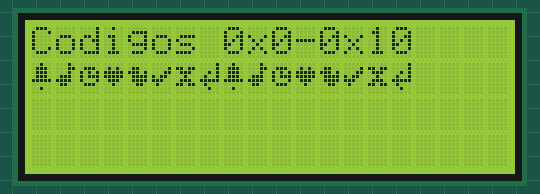
Simulated run of this sketch. Board: Arduino Uno, built with avr-gcc and run on an emulated ATmega328P. On the bench: 20×4 character LCD.

Above: at 0.3 s.
At 5.4 s:
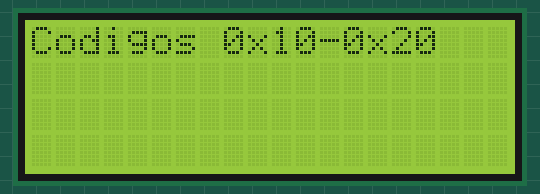
At 10.4 s:
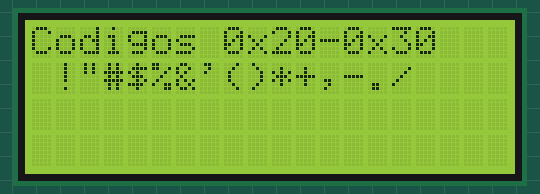
At 15.4 s:
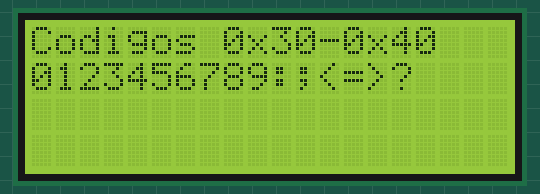
At 25.5 s:
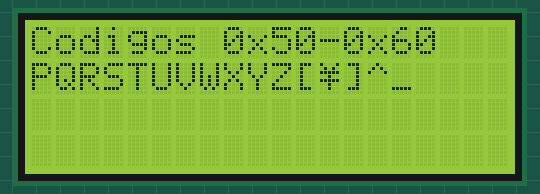
At 35.6 s:
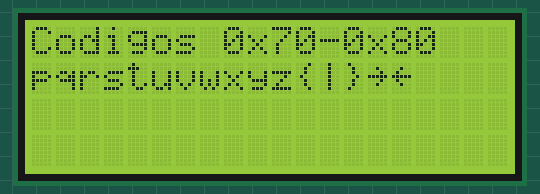

Measured:
- what the display in image 1 shows lasts 5.0 s, from 5.3 s to 10.3 s

The sketch:

CaracterEspecial.ino
```cpp
//Compatible con  Arduino IDE 1.0
//Version:1.1
#include <Wire.h>
#include <LiquidCrystal_I2C.h>

LiquidCrystal_I2C lcd(0x3f,20,4);  // Configura la direccion del LCD  0x3f, que fue la direccion encontrada por el escaner I2C, paraeste display de 20 caracteres y 4 lineas.

uint8_t bell[8]  = {0x4,0xe,0xe,0xe,0x1f,0x0,0x4};
uint8_t note[8]  = {0x2,0x3,0x2,0xe,0x1e,0xc,0x0};
uint8_t clock[8] = {0x0,0xe,0x15,0x17,0x11,0xe,0x0};
uint8_t heart[8] = {0x0,0xa,0x1f,0x1f,0xe,0x4,0x0};
uint8_t duck[8]  = {0x0,0xc,0x1d,0xf,0xf,0x6,0x0};
uint8_t check[8] = {0x0,0x1,0x3,0x16,0x1c,0x8,0x0};
uint8_t cross[8] = {0x0,0x1b,0xe,0x4,0xe,0x1b,0x0};
uint8_t retarrow[8] = {  0x1,0x1,0x5,0x9,0x1f,0x8,0x4};
void setup () {

   // Inicializa el puerto serial:
  Serial.begin(9600);
  lcd.init();      // Inicializa el lcd
  lcd.init();
  // Imprime el mensaje.
  lcd.backlight();
  lcd.setCursor(2,0);
  lcd.print("Icce Electronica!");
  lcd.setCursor(2,1);
  lcd.print("Version 1.1 2018");
  lcd.setCursor(2,3);
  lcd.print("cchhava@gmail.com");


   lcd.clear();
  // lcd.backlight();
  //   lcd.setBacklightPin(3);
   //  lcd.setBacklight(1);

   lcd.createChar(0, bell);
   lcd.createChar(1, note);
   lcd.createChar(2, clock);
   lcd.createChar(3, heart);
   lcd.createChar(4, duck);
   lcd.createChar(5, check);
   lcd.createChar(6, cross);
   lcd.createChar(7, retarrow);
  }

// display all keycodes
void displayKeyCodes(void) {
  uint8_t i = 0;
  while (1) {
    lcd.clear();
    lcd.print("Codigos 0x"); lcd.print(i, HEX);
    lcd.print("-0x"); lcd.print(i+16, HEX);
    lcd.setCursor(0, 1);
    for (int j=0; j<16; j++) {
      lcd.write(i+j);
    }
    i+=16;

    delay(5000);
  }}


void loop () {
  displayKeyCodes();
}
```
